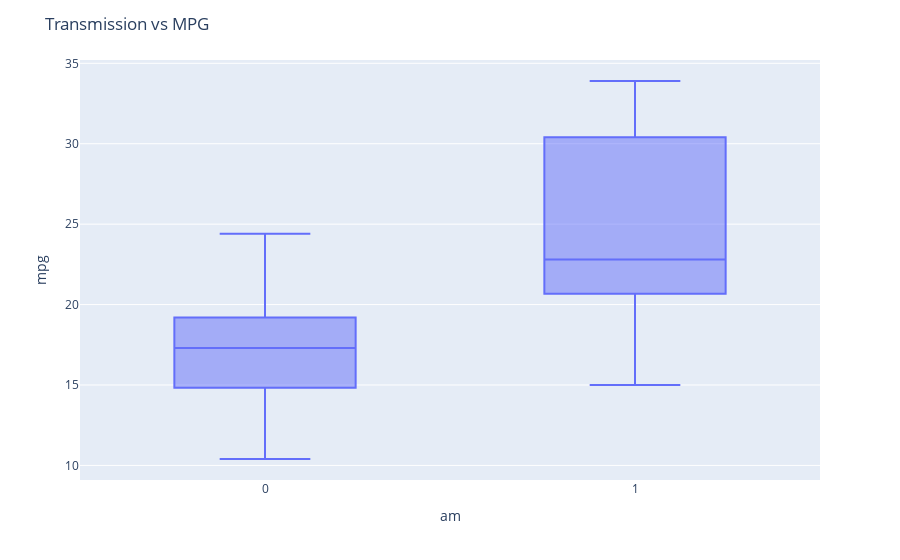

The notebook cell this image was saved under:
### Markdown cell above
### Transmission Type vs MPG

### Code cell
am_mpg = px.box(
    df_mtcars, 
    x='am', 
    y ='mpg',
    hover_data = ['Car']
)

am_mpg.update_layout(title='Transmission vs MPG')
am_mpg.show()

### Figure 1 — Plotly figure (JSON) as saved in the notebook; plotly's stock layout.template omitted (floating-point values rounded to 4 significant figures)
{"data": [{"alignmentgroup": "True", "customdata": [["Mazda RX4"], ["Mazda RX4 Wag"], ["Datsun 710"], ["Hornet 4 Drive"], ["Hornet Sportabout"], ["Valiant"], ["Duster 360"], ["Merc 240D"], ["Merc 230"], ["Merc 280"], ["Merc 280C"], ["Merc 450SE"], ["Merc 450SL"], ["Merc 450SLC"], ["Cadillac Fleetwood"], ["Lincoln Continental"], ["Chrysler Imperial"], ["Fiat 128"], ["Honda Civic"], ["Toyota Corolla"], ["Toyota Corona"], ["Dodge Challenger"], ["AMC Javelin"], ["Camaro Z28"], ["Pontiac Firebird"], ["Fiat X1-9"], ["Porsche 914-2"], ["Lotus Europa"], ["Ford Pantera L"], ["Ferrari Dino"], ["Maserati Bora"], ["Volvo 142E"]], "hovertemplate": "am=%{x}<br>mpg=%{y}<br>Car=%{customdata[0]}<extra></extra>", "legendgroup": "", "marker": {"color": "#636efa"}, "name": "", "notched": false, "offsetgroup": "", "orientation": "v", "showlegend": false, "type": "box", "x": [1, 1, 1, 0, 0, 0, 0, 0, 0, 0, 0, 0, 0, 0, 0, 0, 0, 1, 1, 1, 0, 0, 0, 0, 0, 1, 1, 1, 1, 1, 1, 1], "x0": " ", "xaxis": "x", "y": [21, 21, 22.8, 21.4, 18.7, 18.1, 14.3, 24.4, 22.8, 19.2, 17.8, 16.4, 17.3, 15.2, 10.4, 10.4, 14.7, 32.4, 30.4, 33.9, 21.5, 15.5, 15.2, 13.3, 19.2, 27.3, 26, 30.4, 15.8, 19.7, 15, 21.4], "y0": " ", "yaxis": "y"}], "layout": {"autosize": true, "boxmode": "group", "legend": {"tracegroupgap": 0}, "margin": {"t": 60}, "title": {"text": "Transmission vs MPG"}, "xaxis": {"anchor": "y", "autorange": true, "domain": [0, 1], "range": [-0.5, 1.5], "title": {"text": "am"}, "type": "linear"}, "yaxis": {"anchor": "x", "autorange": true, "domain": [0, 1], "range": [9.094, 35.21], "title": {"text": "mpg"}, "type": "linear"}}}
